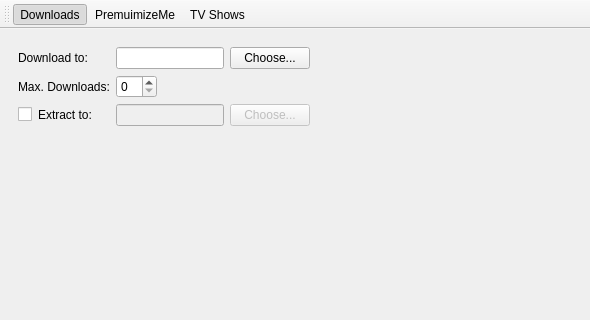
<?xml version="1.0" encoding="UTF-8"?>
<ui version="4.0">
 <class>PreferencesWindow</class>
 <widget class="QMainWindow" name="PreferencesWindow">
  <property name="geometry">
   <rect>
    <x>0</x>
    <y>0</y>
    <width>590</width>
    <height>320</height>
   </rect>
  </property>
  <property name="windowTitle">
   <string>Preferences</string>
  </property>
  <property name="unifiedTitleAndToolBarOnMac">
   <bool>true</bool>
  </property>
  <widget class="QWidget" name="centralwidget">
   <layout class="QVBoxLayout" name="verticalLayout">
    <item>
     <widget class="QStackedWidget" name="stackedWidget">
      <widget class="QWidget" name="pageDownloads">
       <layout class="QFormLayout" name="formLayout_2">
        <property name="fieldGrowthPolicy">
         <enum>QFormLayout::FieldsStayAtSizeHint</enum>
        </property>
        <item row="1" column="1">
         <layout class="QHBoxLayout" name="horizontalLayout">
          <property name="topMargin">
           <number>0</number>
          </property>
          <property name="rightMargin">
           <number>0</number>
          </property>
          <item>
           <widget class="QLineEdit" name="lineEditDownloadFolder"/>
          </item>
          <item>
           <widget class="QPushButton" name="pushButtonChooseDownloadFolder">
            <property name="text">
             <string>Choose...</string>
            </property>
           </widget>
          </item>
         </layout>
        </item>
        <item row="1" column="0">
         <widget class="QLabel" name="label_3">
          <property name="text">
           <string>Download to:</string>
          </property>
         </widget>
        </item>
        <item row="3" column="0">
         <layout class="QHBoxLayout" name="horizontalLayout_3">
          <property name="topMargin">
           <number>0</number>
          </property>
          <property name="rightMargin">
           <number>0</number>
          </property>
          <item>
           <widget class="QCheckBox" name="checkBoxEnableExtract">
            <property name="text">
             <string/>
            </property>
           </widget>
          </item>
          <item>
           <widget class="QLabel" name="label_4">
            <property name="text">
             <string>Extract to:</string>
            </property>
           </widget>
          </item>
         </layout>
        </item>
        <item row="3" column="1">
         <layout class="QHBoxLayout" name="horizontalLayout_2">
          <property name="topMargin">
           <number>0</number>
          </property>
          <property name="rightMargin">
           <number>0</number>
          </property>
          <item>
           <widget class="QLineEdit" name="lineEditExtractFolder">
            <property name="enabled">
             <bool>false</bool>
            </property>
           </widget>
          </item>
          <item>
           <widget class="QPushButton" name="pushButtonChooseExtractFolder">
            <property name="enabled">
             <bool>false</bool>
            </property>
            <property name="text">
             <string>Choose...</string>
            </property>
           </widget>
          </item>
         </layout>
        </item>
        <item row="2" column="0">
         <widget class="QLabel" name="label_5">
          <property name="text">
           <string>Max. Downloads:</string>
          </property>
         </widget>
        </item>
        <item row="2" column="1">
         <widget class="QSpinBox" name="spinBoxMaxDownloads">
          <property name="value">
           <number>0</number>
          </property>
         </widget>
        </item>
       </layout>
      </widget>
      <widget class="QWidget" name="pageSeries">
       <layout class="QVBoxLayout" name="verticalLayout_2">
        <item>
         <widget class="QListWidget" name="listWidgetLocations"/>
        </item>
        <item>
         <layout class="QHBoxLayout" name="horizontalLayout_4">
          <item>
           <widget class="QPushButton" name="pushButtonAddLocation">
            <property name="text">
             <string>Add location...</string>
            </property>
           </widget>
          </item>
          <item>
           <widget class="QPushButton" name="pushButtonRemoveLocation">
            <property name="enabled">
             <bool>false</bool>
            </property>
            <property name="text">
             <string>Remove location...</string>
            </property>
           </widget>
          </item>
          <item>
           <spacer name="horizontalSpacer">
            <property name="orientation">
             <enum>Qt::Horizontal</enum>
            </property>
            <property name="sizeHint" stdset="0">
             <size>
              <width>40</width>
              <height>20</height>
             </size>
            </property>
           </spacer>
          </item>
         </layout>
        </item>
       </layout>
      </widget>
      <widget class="QWidget" name="pagePremiumize">
       <layout class="QFormLayout" name="formLayout">
        <item row="0" column="0">
         <widget class="QLabel" name="label_2">
          <property name="text">
           <string>Username:</string>
          </property>
         </widget>
        </item>
        <item row="1" column="0">
         <widget class="QLabel" name="label">
          <property name="text">
           <string>Password:</string>
          </property>
         </widget>
        </item>
        <item row="0" column="1">
         <widget class="QLineEdit" name="lineEditUserName"/>
        </item>
        <item row="1" column="1">
         <widget class="QLineEdit" name="lineEditPassword">
          <property name="echoMode">
           <enum>QLineEdit::Password</enum>
          </property>
         </widget>
        </item>
       </layout>
      </widget>
     </widget>
    </item>
   </layout>
  </widget>
  <widget class="QToolBar" name="toolBar">
   <property name="windowTitle">
    <string>toolBar</string>
   </property>
   <property name="toolButtonStyle">
    <enum>Qt::ToolButtonTextUnderIcon</enum>
   </property>
   <attribute name="toolBarArea">
    <enum>TopToolBarArea</enum>
   </attribute>
   <attribute name="toolBarBreak">
    <bool>false</bool>
   </attribute>
   <addaction name="actionDownloads"/>
   <addaction name="actionPremuimizeMe"/>
   <addaction name="actionSeries"/>
  </widget>
  <action name="actionPremuimizeMe">
   <property name="checkable">
    <bool>true</bool>
   </property>
   <property name="checked">
    <bool>false</bool>
   </property>
   <property name="text">
    <string>PremuimizeMe</string>
   </property>
   <property name="toolTip">
    <string>PremuimizeMe</string>
   </property>
  </action>
  <action name="actionDownloads">
   <property name="checkable">
    <bool>true</bool>
   </property>
   <property name="checked">
    <bool>true</bool>
   </property>
   <property name="text">
    <string>Downloads</string>
   </property>
  </action>
  <action name="actionSeries">
   <property name="checkable">
    <bool>true</bool>
   </property>
   <property name="text">
    <string>TV Shows</string>
   </property>
   <property name="toolTip">
    <string>TV Shows</string>
   </property>
  </action>
 </widget>
 <resources/>
 <connections/>
</ui>
